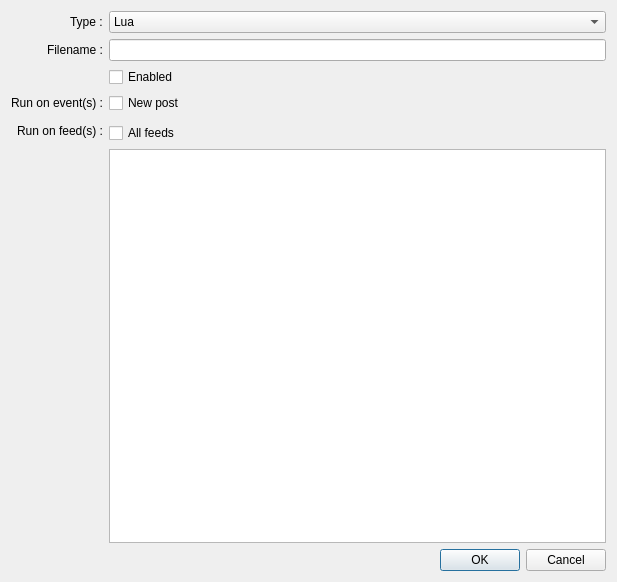
<?xml version="1.0" encoding="UTF-8"?>
<ui version="4.0">
 <class>DialogEditScript</class>
 <widget class="QDialog" name="DialogEditScript">
  <property name="geometry">
   <rect>
    <x>0</x>
    <y>0</y>
    <width>617</width>
    <height>582</height>
   </rect>
  </property>
  <property name="minimumSize">
   <size>
    <width>500</width>
    <height>500</height>
   </size>
  </property>
  <property name="windowTitle">
   <string>Edit script</string>
  </property>
  <layout class="QVBoxLayout" name="verticalLayout">
   <item>
    <layout class="QFormLayout" name="formLayout">
     <property name="labelAlignment">
      <set>Qt::AlignRight|Qt::AlignTrailing|Qt::AlignVCenter</set>
     </property>
     <item row="0" column="0">
      <widget class="QLabel" name="labelType">
       <property name="text">
        <string>Type :</string>
       </property>
      </widget>
     </item>
     <item row="0" column="1">
      <widget class="QComboBox" name="comboBoxType">
       <item>
        <property name="text">
         <string>Lua</string>
        </property>
       </item>
      </widget>
     </item>
     <item row="1" column="0">
      <widget class="QLabel" name="labelFilename">
       <property name="text">
        <string>Filename :</string>
       </property>
      </widget>
     </item>
     <item row="1" column="1">
      <widget class="QLineEdit" name="lineEditFilename"/>
     </item>
     <item row="2" column="1">
      <widget class="QCheckBox" name="checkBoxEnabled">
       <property name="text">
        <string>Enabled</string>
       </property>
      </widget>
     </item>
     <item row="3" column="0">
      <widget class="QLabel" name="labelRunOnEvents">
       <property name="text">
        <string>Run on event(s) :</string>
       </property>
      </widget>
     </item>
     <item row="3" column="1">
      <layout class="QVBoxLayout" name="verticalLayout_2">
       <item>
        <widget class="QCheckBox" name="checkBoxRunOnNewPost">
         <property name="text">
          <string>New post</string>
         </property>
        </widget>
       </item>
      </layout>
     </item>
     <item row="4" column="0">
      <widget class="QLabel" name="labelRunOnFeeds">
       <property name="text">
        <string>Run on feed(s) :</string>
       </property>
      </widget>
     </item>
     <item row="4" column="1">
      <layout class="QVBoxLayout" name="verticalLayout_3">
       <property name="topMargin">
        <number>4</number>
       </property>
       <item>
        <widget class="QCheckBox" name="checkBoxRunOnAllFeeds">
         <property name="text">
          <string>All feeds</string>
         </property>
        </widget>
       </item>
       <item>
        <widget class="ZapFR::Client::TreeViewEditScriptDialogSources" name="treeViewRunOnFeedIDs">
         <property name="cursor" stdset="0">
          <cursorShape>PointingHandCursor</cursorShape>
         </property>
         <property name="editTriggers">
          <set>QAbstractItemView::NoEditTriggers</set>
         </property>
         <property name="alternatingRowColors">
          <bool>true</bool>
         </property>
         <property name="selectionMode">
          <enum>QAbstractItemView::NoSelection</enum>
         </property>
         <attribute name="headerVisible">
          <bool>false</bool>
         </attribute>
        </widget>
       </item>
      </layout>
     </item>
    </layout>
   </item>
   <item>
    <widget class="QDialogButtonBox" name="buttonBox">
     <property name="orientation">
      <enum>Qt::Horizontal</enum>
     </property>
     <property name="standardButtons">
      <set>QDialogButtonBox::Cancel|QDialogButtonBox::Ok</set>
     </property>
    </widget>
   </item>
  </layout>
 </widget>
 <customwidgets>
  <customwidget>
   <class>ZapFR::Client::TreeViewEditScriptDialogSources</class>
   <extends>QTreeView</extends>
   <header>TreeViewEditScriptDialogSources.h</header>
  </customwidget>
 </customwidgets>
 <resources/>
 <connections>
  <connection>
   <sender>buttonBox</sender>
   <signal>accepted()</signal>
   <receiver>DialogEditScript</receiver>
   <slot>accept()</slot>
   <hints>
    <hint type="sourcelabel">
     <x>248</x>
     <y>254</y>
    </hint>
    <hint type="destinationlabel">
     <x>157</x>
     <y>274</y>
    </hint>
   </hints>
  </connection>
  <connection>
   <sender>buttonBox</sender>
   <signal>rejected()</signal>
   <receiver>DialogEditScript</receiver>
   <slot>reject()</slot>
   <hints>
    <hint type="sourcelabel">
     <x>316</x>
     <y>260</y>
    </hint>
    <hint type="destinationlabel">
     <x>286</x>
     <y>274</y>
    </hint>
   </hints>
  </connection>
 </connections>
</ui>
